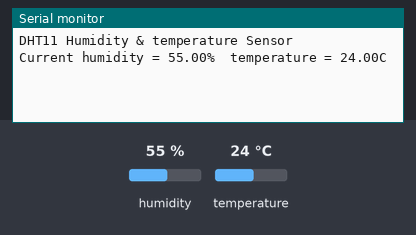
Recording of a sketch running on a simulated Arduino Uno, built with avr-gcc and run on an emulated ATmega328P. Shown: the last lines printed to the serial monitor. The test bench sets the inputs (shaded band); at power-on: humidity 55 %, temperature 24 °C.

Above: at 2.7 s.
2.8 s: humidity set to 22 %
At 7.3 s:
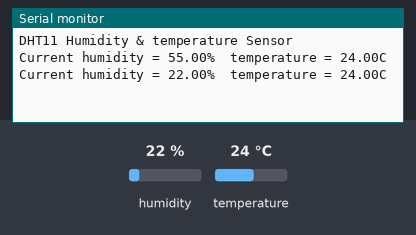
8.8 s: temperature set to 12 °C
At 12.0 s:
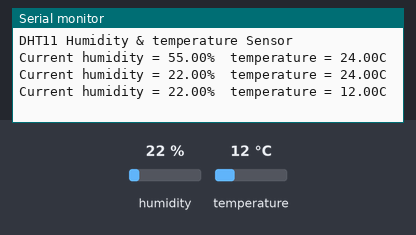
14.8 s: humidity set to 40 %
At 17.8 s:
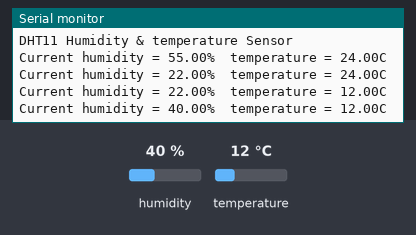
Timing chart, 0 to 19.3 s (numbered marks = the images above; inputs shaded):
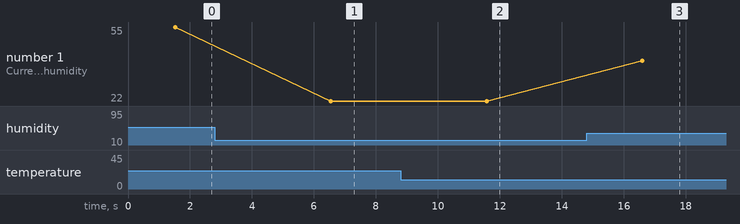

The sketch:

prog2a.ino
```cpp
#include "dht.h"
#define dht_apin A0

dht DHT;

void setup() {
  Serial.begin(9600);
  delay(500);
  Serial.println("DHT11 Humidity & temperature Sensor\n\n");
  delay(1000);
}

void loop() {
  DHT.read11(dht_apin);

  Serial.print("Current humidity = ");
  Serial.print(DHT.humidity);
  Serial.print("%  ");
  Serial.print("temperature = ");
  Serial.print(DHT.temperature);
  Serial.println("C");

  delay(5000);
}
```

Measured:
- after the input at 2.8 s, the serial monitor: prints a new line after 3.7 s (image 1)
- after the input at 8.8 s, the serial monitor: prints a new line after 2.8 s (image 2)
- after the input at 14.8 s, the serial monitor: prints a new line after 1.8 s (image 3)
- plotted number 1: 55 → 22 after the input at 2.8 s, 22 → 40 after the input at 14.8 s
